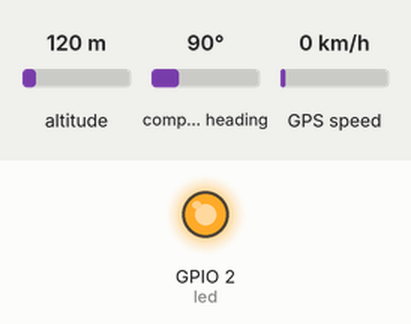
Bench run of a program on a simulated ESP32 board running MicroPython. Parts: output pins drawn as LEDs (lit = HIGH). Inputs (shaded band) come from the test bench; at power-on: altitude 120 m, compass heading 90°, GPS speed 0 km/h. Files the program writes start out absent; the GPS gets a fix after 3 s at 37.7749, -122.4194 with 8 satellites; what the program prints to the serial console is not drawn.

Above: at 0.06 s.
At 0.7 s:
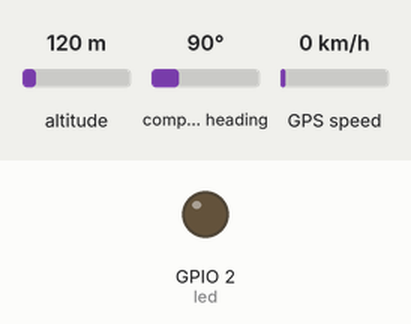
Timing chart, 0 to 40.0 s (numbered marks = the images above):
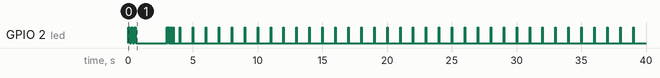

Measured:
- by itself, GPIO 2 (led): LOW → HIGH at 0.00 s, → LOW 0.12 s later, → HIGH 0.12 s later, → LOW 0.12 s later, … (88 changes in this stretch)

The program:

05_flash_track_logger.py
```python
"""No-PC outdoor logger: save parsed GNSS track CSV to ESP32 flash.

Upload as main.py when you want the board to start logging automatically from a
power bank. After walking, copy /track_flash.csv back to the PC with mpremote.
"""

import time
import machine
import os

from gnss_nmea import merge_gga_rmc, parse_sentence


UART_ID = 1
GNSS_RX_PIN = 16
GNSS_TX_PIN = 17
BAUD = 9600
DURATION_S = 20 * 60
OUT_PREFIX = "track_flash_"
HEADER = "index,elapsed_ms,time,date,status,quality,lat,lon,alt,sats,hdop,speed_knots,course_deg\n"


def led_write(led, value):
    if led:
        try:
            led.value(value)
        except Exception:
            pass


def led_pulse(led, count, delay_ms=120):
    for _ in range(count):
        led_write(led, 1)
        time.sleep_ms(delay_ms)
        led_write(led, 0)
        time.sleep_ms(delay_ms)


def fmt(value, pattern):
    return "" if value is None else pattern % value


def next_log_name():
    existing = set(os.listdir())
    for number in range(1, 1000):
        name = "%s%03d.csv" % (OUT_PREFIX, number)
        if name not in existing:
            return name
    return "track_flash_overflow.csv"


uart = machine.UART(
    UART_ID,
    baudrate=BAUD,
    rx=machine.Pin(GNSS_RX_PIN),
    tx=machine.Pin(GNSS_TX_PIN),
    timeout=1000,
)

try:
    led = machine.Pin(2, machine.Pin.OUT)
except Exception:
    led = None

latest_rmc = None
index = 0
valid_count = 0
out_file = next_log_name()

print("# flash logger start")
print("# out_file,%s" % out_file)
print("# duration_s,%d" % DURATION_S)
led_pulse(led, 3)

print("# waiting_first_valid_fix")
first_fix = None
while first_fix is None:
    raw = uart.readline()
    if not raw:
        led_pulse(led, 1, 300)
        continue
    try:
        line = raw.decode("ascii", "ignore").strip()
    except Exception:
        continue
    if not line.startswith("$"):
        continue

    msg, data = parse_sentence(line)
    if msg == "RMC" and data:
        latest_rmc = data
    elif msg == "GGA" and data and data.get("valid"):
        first_fix = merge_gga_rmc(data, latest_rmc)
        led_pulse(led, 5, 60)

print("# first_fix,%s,%s" % (first_fix["lat"], first_fix["lon"]))

with open(out_file, "w") as handle:
    handle.write(HEADER)
    start = time.ticks_ms()
    last_flush = start

    while time.ticks_diff(time.ticks_ms(), start) < DURATION_S * 1000:
        raw = uart.readline()
        if not raw:
            led_write(led, 0)
            continue

        try:
            line = raw.decode("ascii", "ignore").strip()
        except Exception:
            continue
        if not line.startswith("$"):
            continue

        msg, data = parse_sentence(line)
        if msg == "RMC" and data:
            latest_rmc = data
            continue
        if msg != "GGA" or not data:
            continue

        merged = merge_gga_rmc(data, latest_rmc)
        if not merged:
            continue

        elapsed_ms = time.ticks_diff(time.ticks_ms(), start)
        row = "%d,%d,%s,%s,%s,%d,%s,%s,%s,%d,%s,%s,%s\n" % (
            index,
            elapsed_ms,
            merged["time"],
            merged["date"],
            merged["status"],
            merged["quality"],
            fmt(merged["lat"], "%.9f"),
            fmt(merged["lon"], "%.9f"),
            fmt(merged["alt"], "%.3f"),
            merged["sats"],
            fmt(merged["hdop"], "%.2f"),
            fmt(merged["speed_knots"], "%.3f"),
            fmt(merged["course_deg"], "%.3f"),
        )
        handle.write(row)

        if merged["quality"] > 0:
            valid_count += 1
            led_pulse(led, 1, 40)

        index += 1
        now = time.ticks_ms()
        if time.ticks_diff(now, last_flush) > 10000:
            handle.flush()
            last_flush = now

    handle.flush()

print("# done,samples,%d,valid,%d" % (index, valid_count))
while True:
    led_pulse(led, 2, 180)
    time.sleep(2)
```

gnss_nmea.py
```python
"""Self-written NMEA 0183 parser for experiment 3 (no third-party NMEA library)."""


def nmea_checksum_ok(sentence):
    sentence = sentence.strip()
    if not sentence.startswith("$") or "*" not in sentence:
        return False
    body, checksum_text = sentence[1:].split("*", 1)
    checksum = 0
    for char in body:
        checksum ^= ord(char)
    try:
        expected = int(checksum_text[:2], 16)
    except ValueError:
        return False
    return checksum == expected


def nmea_latlon_to_deg(value, hemi):
    if not value:
        return None
    try:
        raw = float(value)
    except ValueError:
        return None
    degrees = int(raw // 100)
    minutes = raw - degrees * 100
    decimal = degrees + minutes / 60.0
    if hemi in ("S", "W"):
        decimal = -decimal
    return decimal


def parse_gga(fields):
    if len(fields) < 10:
        return None
    quality = int(fields[6]) if fields[6].isdigit() else 0
    return {
        "utc_time": fields[1],
        "lat_deg": nmea_latlon_to_deg(fields[2], fields[3]),
        "lon_deg": nmea_latlon_to_deg(fields[4], fields[5]),
        "quality": quality,
        "num_sat": int(fields[7]) if fields[7].isdigit() else 0,
        "hdop": float(fields[8]) if fields[8] else None,
        "alt_m": float(fields[9]) if fields[9] else None,
        "valid": quality > 0,
    }


def parse_rmc(fields):
    if len(fields) < 10:
        return None
    return {
        "utc_time": fields[1],
        "status": fields[2] or "V",
        "lat_deg": nmea_latlon_to_deg(fields[3], fields[4]),
        "lon_deg": nmea_latlon_to_deg(fields[5], fields[6]),
        "speed_knots": float(fields[7]) if fields[7] else None,
        "course_deg": float(fields[8]) if fields[8] else None,
        "utc_date": fields[9],
        "valid": fields[2] == "A",
    }


def parse_gsa(fields):
    if len(fields) < 18:
        return None
    mode = fields[1]
    fix_type = int(fields[2]) if fields[2].isdigit() else 0
    sats = []
    for sat_id in fields[3:15]:
        if sat_id:
            sats.append(int(sat_id))
    return {
        "mode": mode,
        "fix_type": fix_type,
        "satellites": sats,
        "pdop": float(fields[15]) if fields[15] else None,
        "hdop": float(fields[16]) if fields[16] else None,
        "vdop": float(fields[17]) if fields[17] else None,
    }


def parse_gsv(fields):
    if len(fields) < 4:
        return None
    total_msgs = int(fields[1]) if fields[1].isdigit() else 0
    msg_num = int(fields[2]) if fields[2].isdigit() else 0
    sats_in_view = int(fields[3]) if fields[3].isdigit() else 0
    return {
        "total_msgs": total_msgs,
        "msg_num": msg_num,
        "sats_in_view": sats_in_view,
    }


def parse_sentence(sentence):
    sentence = sentence.strip()
    if not nmea_checksum_ok(sentence):
        return None, None
    body = sentence[1:].split("*", 1)[0]
    fields = body.split(",")
    msg = fields[0][-3:]
    if msg == "GGA":
        return "GGA", parse_gga(fields)
    if msg == "RMC":
        return "RMC", parse_rmc(fields)
    if msg == "GSA":
        return "GSA", parse_gsa(fields)
    if msg == "GSV":
        return "GSV", parse_gsv(fields)
    return msg, None


def merge_gga_rmc(gga, rmc):
    if not gga:
        return None
    return {
        "time": gga.get("utc_time", ""),
        "date": "" if not rmc else rmc.get("utc_date", ""),
        "lat": gga.get("lat_deg"),
        "lon": gga.get("lon_deg"),
        "quality": gga.get("quality", 0),
        "sats": gga.get("num_sat", 0),
        "hdop": gga.get("hdop"),
        "alt": gga.get("alt_m"),
        "speed_knots": None if not rmc else rmc.get("speed_knots"),
        "course_deg": None if not rmc else rmc.get("course_deg"),
        "status": "V" if not rmc else rmc.get("status", "V"),
        "valid": bool(gga.get("valid")),
    }
```
